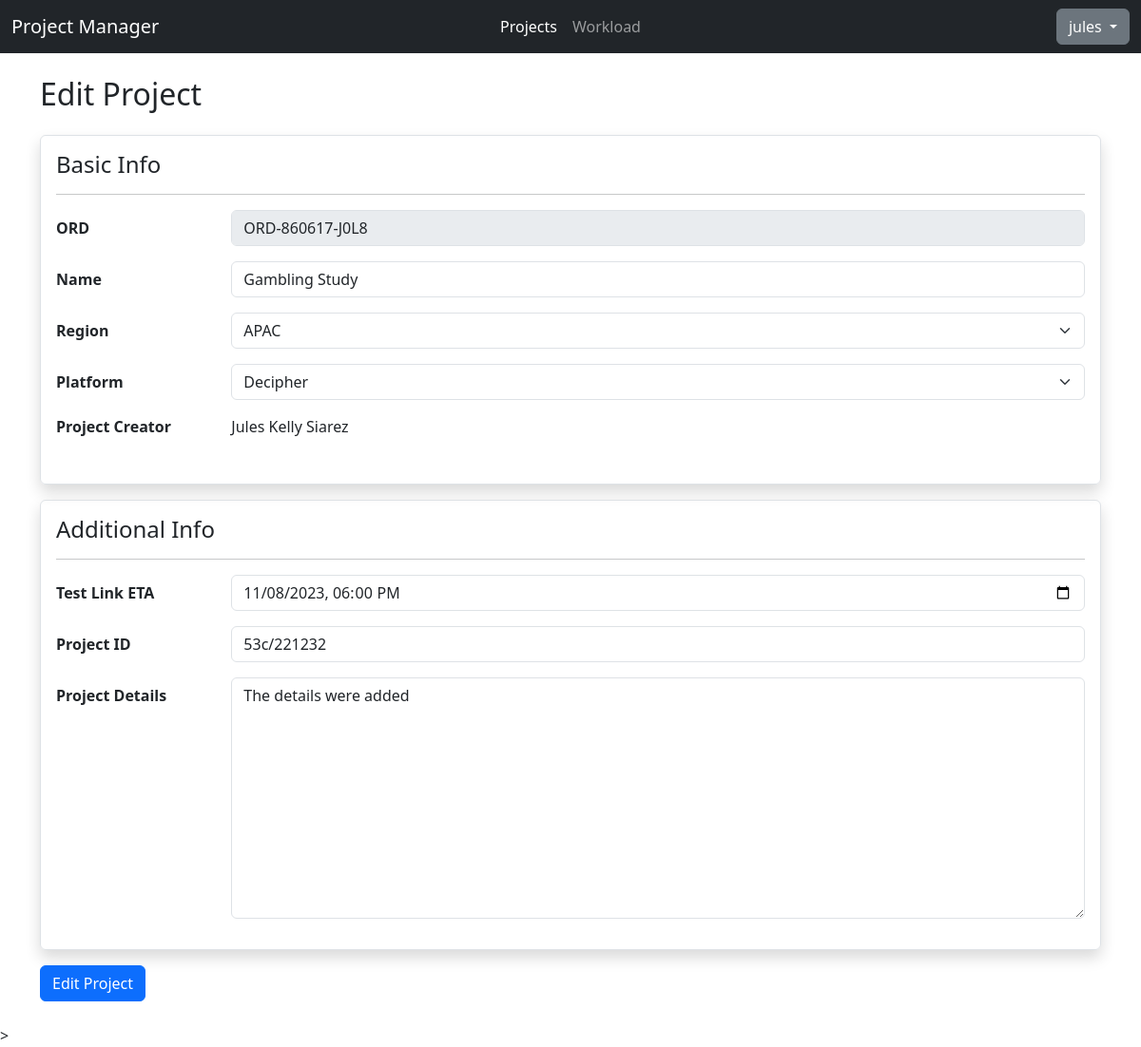
Screenshot of /projects/edit/JYZXRN (signed in) with the database file from the repository.
### api/models.py (models this page shows, shortened)
class Project(models.Model):
    STATUS_CHOICES = [
     ("Headsup","Headsup"),
     ("Programming","Programming"),
     ("Changes","Changes"),
     ("Live", "Live"),
     ("LiveChange", "Live Changes"),
     ("Paused", "Paused"),
     ("Closed", "Closed")
    ]
    REGION_CHOICES = [
      ("APAC","APAC"),
      ("EMEA","EMEA"),
      ("NA","NA")
    ]
    PLATFORM_CHOICES = [
      ("Decipher", "Decipher"),
      ("CMIX","CMIX"),
      ("Confirmit","Confirmit")
    ]
    __original_eta = None
    code = models.SlugField(max_length=8, default=generate_unique_code, unique=True)
    ord = models.CharField(max_length=15, unique=True, validators=[RegexValidator(regex="^ORD-[0-9]{6}-[0-9A-Z]{4}$", message="Please enter the ORD in ORD-XXXXX-XXXX format.")])
    project_name = models.CharField(max_length=200)
    status = models.CharField(max_length=20, default="Headsup", choices=STATUS_CHOICES)
    created_date = models.DateField(auto_now_add=True)
    region = models.CharField(max_length=10, blank=True, choices=REGION_CHOICES)
    pid = models.CharField(max_length=20, blank=True)
    platform = models.CharField(max_length=15, default="Decipher", choices=PLATFORM_CHOICES)
    eta = models.DateTimeField(null=True,blank=True)
    details = models.TextField(max_length=255, blank=True)
    creator = models.ForeignKey(User, on_delete=models.CASCADE,null=True)
    def __init__(self, *args, **kwargs):
        super().__init__(*args, **kwargs)
        self.__original_eta = self.eta

### testfront/views.py (the view, shortened to what this page needs)
# urls.py: path('edit/<project_code>', views.projectedit, name="projectedit"),
@login_required
def projectedit(request, project_code):
    editproj = get_object_or_404(Project, code=project_code)
    if (editproj.creator != request.user and not request.user.has_perm("api.change_project")):
        return HttpResponseForbidden("Access denied")
    if request.method == "GET":
        username = f"{editproj.creator.first_name} {editproj.creator.last_name}"
        form = ProjectForm(instance = editproj, method="edit")
        return render(request, "testfront/formproject.html", {
            "form": form,
            "formText": "Edit",
            "username": username
        })

### testfront/templates/testfront/formproject.html (shortened to what this page needs)
{% extends "base.html" %}
{% load static %}
{% block css %} {% static "css/index.css" %} {% endblock %}
{% block body %}
<h2>{{formText}} Project</h2>
<form class="my-4" method="POST" novalidate>
  <fieldset class="border p-3 rounded shadow">
    <h4>Basic Info</h4>
    <hr />
    <div class="row mb-3">
      <label for="{{ form.ord.id_for_label }}" class="col-form-label fw-bold col-sm-2"
        >ORD</label
      >
      <div class="col-sm-10">
        {{ form.ord }}
      </div>
    </div>
    <div class="row mb-3">
      <label
        for="{{ form.project_name.id_for_label }}"
        class="form-label fw-bold col-form-label col-sm-2"
        >Name</label
      >
      <div class="col-sm-10">
        {{ form.project_name }}
      </div>
    </div>
    <div class="row mb-3">
      <label for="{{ form.region.id_for_label }}" class="col-form-label fw-bold col-sm-2"
        >Region</label
      >
      <div class="col-sm-10">
        {{ form.region }}
      </div>
    </div>
    <div class="row mb-3">
      <label for="{{ form.platform.id_for_label }}" class="col-form-label fw-bold col-sm-2"
        >Platform</label
      >
      <div class="col-sm-10">
        {{ form.platform }}
      </div>
    </div>
    {% if username %}
    <div class="row mb-3">
      <p class="fw-bold col-sm-2">Project Creator</p>
      <div class="col-sm-10">
        <span>{{username}}</span>
      </div>
    </div>
    {% endif %}
  </fieldset>
  <fieldset class="my-3 border p-3 rounded shadow">
    <h4>Additional Info</h4>
    <hr/>
    <div class="row mb-3">
      <label for="{{ form.eta.id_for_label }}" class="col-form-label fw-bold col-sm-2"
        >Test Link ETA</label
      >
      <div class="col-sm-10">
        {{ form.eta }}
      </div>
    </div>
    <div class="row mb-3">
        <label for="{{ form.pid.id_for_label }}" class="col-form-label fw-bold col-sm-2"
            >Project ID</label
        >
        <div class="col-sm-10">
            {{ form.pid }}
        </div>
    </div>
    <div class="row mb-3">
        <label for="{{ form.details.id_for_label }}" class="col-form-label fw-bold col-sm-2"
            >Project Details</label
        >
        <div class="col-sm-10">
          {{ form.details }}
        </div>
    </div>
  </fieldset>
  <button type="submit" class="btn btn-primary">{{formText}} Project</button>
</form>
{% endblock %}

### testfront/templates/base.html (shortened to what this page needs)
{% load static %}
<!DOCTYPE html>
<html lang="en">
  <head>
    <link rel="stylesheet" href="{% static "css/bootstrap.min.css" %}" />
    <link rel="stylesheet" href="{% block css %} {% endblock %}" />
  </head>
  <body>
    <nav class="navbar navbar-expand-lg bg-dark" data-bs-theme="dark">
      <div class="container-fluid">
        <div class="collapse navbar-collapse d-lg-flex" id="navbarNavAltMarkup">
          <a class="navbar-brand col-lg-3 me-auto">Project Manager </a>
          <div class="navbar-nav col-lg-6 justify-content-lg-center">
            <a class="nav-link active" aria-current="page" href="{% url "projectall" %}">Projects</a>
            <a class="nav-link" href="#">Workload</a>
          </div>
          <div class="d-lg-flex col-lg-3 justify-content-lg-end dropdown">
            <button class="btn btn-secondary dropdown-toggle" type="button" data-bs-toggle="dropdown" aria-expanded="false">
              {{user.username}}
            </button>
          </div>
        </div>
      </div>
    </nav>
    <main class="container mt-4">{% block body %} {% endblock %}</main>
    ></script>
  </body>
</html>

### rows the page displays
Project: ord "ORD-860617-J0L8", project_name "Gambling Study", region "APAC", platform "Decipher", eta "11/08/2023 18:00", pid "53c/221232", details "The details were added"

### other values shown
{{ user.username }} "jules"
{{ username }} "Jules Kelly Siarez"
